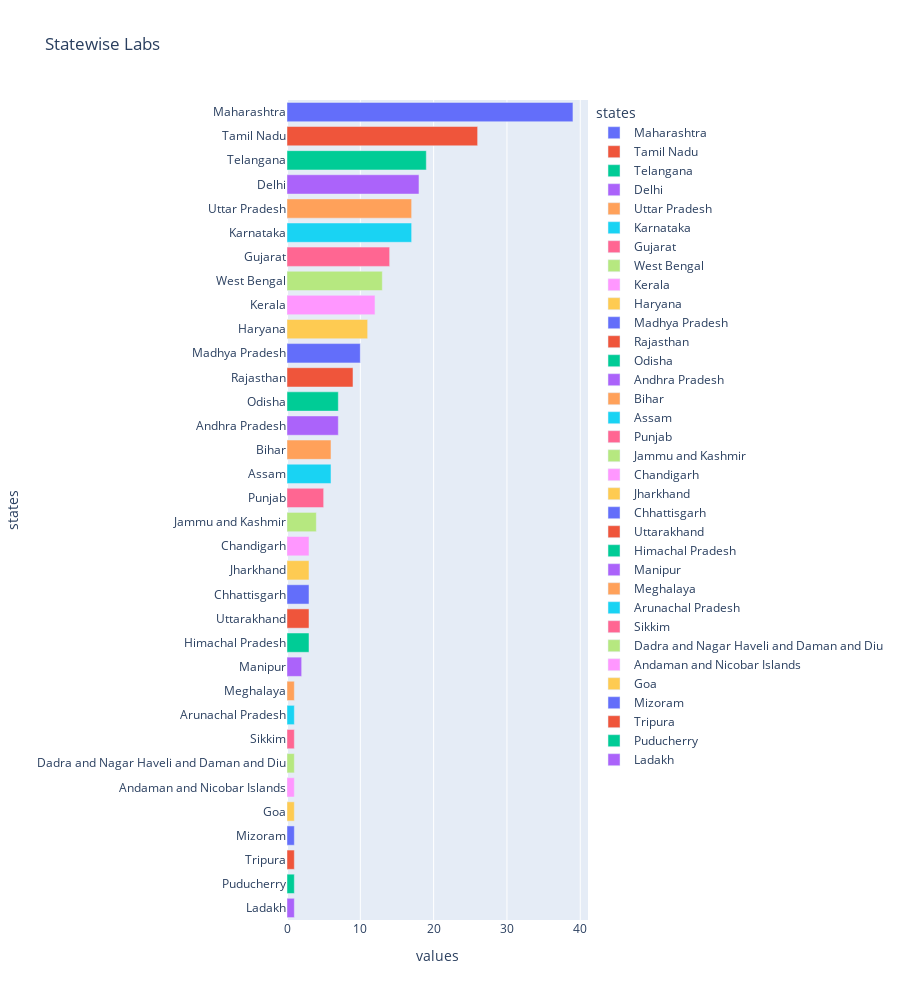

Source (notebook cell):
### Markdown cell above
**Laboratories available for testing in Each of the states**

### Code cell
values = list(ICMR_labs['state'].value_counts())
states = list(ICMR_labs['state'].value_counts().index)
labs = pd.DataFrame(list(zip(values, states)), 
               columns =['values', 'states'])
fig = px.bar(labs, 
             x="values",
             y="states", 
             orientation='h',
             height=1000,
             title='Statewise Labs',
            color='states')
fig.show()

### Figure 1 — Plotly figure (JSON) as saved in the notebook; plotly's stock layout.template omitted (floating-point values rounded to 4 significant figures)
{"data": [{"alignmentgroup": "True", "hovertemplate": "states=%{y}<br>values=%{x}<extra></extra>", "legendgroup": "Maharashtra", "marker": {"color": "#636efa"}, "name": "Maharashtra", "offsetgroup": "Maharashtra", "orientation": "h", "showlegend": true, "textposition": "auto", "type": "bar", "x": [39], "xaxis": "x", "y": ["Maharashtra"], "yaxis": "y"}, {"alignmentgroup": "True", "hovertemplate": "states=%{y}<br>values=%{x}<extra></extra>", "legendgroup": "Tamil Nadu", "marker": {"color": "#EF553B"}, "name": "Tamil Nadu", "offsetgroup": "Tamil Nadu", "orientation": "h", "showlegend": true, "textposition": "auto", "type": "bar", "x": [26], "xaxis": "x", "y": ["Tamil Nadu"], "yaxis": "y"}, {"alignmentgroup": "True", "hovertemplate": "states=%{y}<br>values=%{x}<extra></extra>", "legendgroup": "Telangana", "marker": {"color": "#00cc96"}, "name": "Telangana", "offsetgroup": "Telangana", "orientation": "h", "showlegend": true, "textposition": "auto", "type": "bar", "x": [19], "xaxis": "x", "y": ["Telangana"], "yaxis": "y"}, {"alignmentgroup": "True", "hovertemplate": "states=%{y}<br>values=%{x}<extra></extra>", "legendgroup": "Delhi", "marker": {"color": "#ab63fa"}, "name": "Delhi", "offsetgroup": "Delhi", "orientation": "h", "showlegend": true, "textposition": "auto", "type": "bar", "x": [18], "xaxis": "x", "y": ["Delhi"], "yaxis": "y"}, {"alignmentgroup": "True", "hovertemplate": "states=%{y}<br>values=%{x}<extra></extra>", "legendgroup": "Uttar Pradesh", "marker": {"color": "#FFA15A"}, "name": "Uttar Pradesh", "offsetgroup": "Uttar Pradesh", "orientation": "h", "showlegend": true, "textposition": "auto", "type": "bar", "x": [17], "xaxis": "x", "y": ["Uttar Pradesh"], "yaxis": "y"}, {"alignmentgroup": "True", "hovertemplate": "states=%{y}<br>values=%{x}<extra></extra>", "legendgroup": "Karnataka", "marker": {"color": "#19d3f3"}, "name": "Karnataka", "offsetgroup": "Karnataka", "orientation": "h", "showlegend": true, "textposition": "auto", "type": "bar", "x": [17], "xaxis": "x", "y": ["Karnataka"], "yaxis": "y"}, {"alignmentgroup": "True", "hovertemplate": "states=%{y}<br>values=%{x}<extra></extra>", "legendgroup": "Gujarat", "marker": {"color": "#FF6692"}, "name": "Gujarat", "offsetgroup": "Gujarat", "orientation": "h", "showlegend": true, "textposition": "auto", "type": "bar", "x": [14], "xaxis": "x", "y": ["Gujarat"], "yaxis": "y"}, {"alignmentgroup": "True", "hovertemplate": "states=%{y}<br>values=%{x}<extra></extra>", "legendgroup": "West Bengal", "marker": {"color": "#B6E880"}, "name": "West Bengal", "offsetgroup": "West Bengal", "orientation": "h", "showlegend": true, "textposition": "auto", "type": "bar", "x": [13], "xaxis": "x", "y": ["West Bengal"], "yaxis": "y"}, {"alignmentgroup": "True", "hovertemplate": "states=%{y}<br>values=%{x}<extra></extra>", "legendgroup": "Kerala", "marker": {"color": "#FF97FF"}, "name": "Kerala", "offsetgroup": "Kerala", "orientation": "h", "showlegend": true, "textposition": "auto", "type": "bar", "x": [12], "xaxis": "x", "y": ["Kerala"], "yaxis": "y"}, {"alignmentgroup": "True", "hovertemplate": "states=%{y}<br>values=%{x}<extra></extra>", "legendgroup": "Haryana", "marker": {"color": "#FECB52"}, "name": "Haryana", "offsetgroup": "Haryana", "orientation": "h", "showlegend": true, "textposition": "auto", "type": "bar", "x": [11], "xaxis": "x", "y": ["Haryana"], "yaxis": "y"}, {"alignmentgroup": "True", "hovertemplate": "states=%{y}<br>values=%{x}<extra></extra>", "legendgroup": "Madhya Pradesh", "marker": {"color": "#636efa"}, "name": "Madhya Pradesh", "offsetgroup": "Madhya Pradesh", "orientation": "h", "showlegend": true, "textposition": "auto", "type": "bar", "x": [10], "xaxis": "x", "y": ["Madhya Pradesh"], "yaxis": "y"}, {"alignmentgroup": "True", "hovertemplate": "states=%{y}<br>values=%{x}<extra></extra>", "legendgroup": "Rajasthan", "marker": {"color": "#EF553B"}, "name": "Rajasthan", "offsetgroup": "Rajasthan", "orientation": "h", "showlegend": true, "textposition": "auto", "type": "bar", "x": [9], "xaxis": "x", "y": ["Rajasthan"], "yaxis": "y"}, {"alignmentgroup": "True", "hovertemplate": "states=%{y}<br>values=%{x}<extra></extra>", "legendgroup": "Odisha", "marker": {"color": "#00cc96"}, "name": "Odisha", "offsetgroup": "Odisha", "orientation": "h", "showlegend": true, "textposition": "auto", "type": "bar", "x": [7], "xaxis": "x", "y": ["Odisha"], "yaxis": "y"}, {"alignmentgroup": "True", "hovertemplate": "states=%{y}<br>values=%{x}<extra></extra>", "legendgroup": "Andhra Pradesh", "marker": {"color": "#ab63fa"}, "name": "Andhra Pradesh", "offsetgroup": "Andhra Pradesh", "orientation": "h", "showlegend": true, "textposition": "auto", "type": "bar", "x": [7], "xaxis": "x", "y": ["Andhra Pradesh"], "yaxis": "y"}, {"alignmentgroup": "True", "hovertemplate": "states=%{y}<br>values=%{x}<extra></extra>", "legendgroup": "Bihar", "marker": {"color": "#FFA15A"}, "name": "Bihar", "offsetgroup": "Bihar", "orientation": "h", "showlegend": true, "textposition": "auto", "type": "bar", "x": [6], "xaxis": "x", "y": ["Bihar"], "yaxis": "y"}, {"alignmentgroup": "True", "hovertemplate": "states=%{y}<br>values=%{x}<extra></extra>", "legendgroup": "Assam", "marker": {"color": "#19d3f3"}, "name": "Assam", "offsetgroup": "Assam", "orientation": "h", "showlegend": true, "textposition": "auto", "type": "bar", "x": [6], "xaxis": "x", "y": ["Assam"], "yaxis": "y"}, {"alignmentgroup": "True", "hovertemplate": "states=%{y}<br>values=%{x}<extra></extra>", "legendgroup": "Punjab", "marker": {"color": "#FF6692"}, "name": "Punjab", "offsetgroup": "Punjab", "orientation": "h", "showlegend": true, "textposition": "auto", "type": "bar", "x": [5], "xaxis": "x", "y": ["Punjab"], "yaxis": "y"}, {"alignmentgroup": "True", "hovertemplate": "states=%{y}<br>values=%{x}<extra></extra>", "legendgroup": "Jammu and Kashmir", "marker": {"color": "#B6E880"}, "name": "Jammu and Kashmir", "offsetgroup": "Jammu and Kashmir", "orientation": "h", "showlegend": true, "textposition": "auto", "type": "bar", "x": [4], "xaxis": "x", "y": ["Jammu and Kashmir"], "yaxis": "y"}, {"alignmentgroup": "True", "hovertemplate": "states=%{y}<br>values=%{x}<extra></extra>", "legendgroup": "Chandigarh", "marker": {"color": "#FF97FF"}, "name": "Chandigarh", "offsetgroup": "Chandigarh", "orientation": "h", "showlegend": true, "textposition": "auto", "type": "bar", "x": [3], "xaxis": "x", "y": ["Chandigarh"], "yaxis": "y"}, {"alignmentgroup": "True", "hovertemplate": "states=%{y}<br>values=%{x}<extra></extra>", "legendgroup": "Jharkhand", "marker": {"color": "#FECB52"}, "name": "Jharkhand", "offsetgroup": "Jharkhand", "orientation": "h", "showlegend": true, "textposition": "auto", "type": "bar", "x": [3], "xaxis": "x", "y": ["Jharkhand"], "yaxis": "y"}, {"alignmentgroup": "True", "hovertemplate": "states=%{y}<br>values=%{x}<extra></extra>", "legendgroup": "Chhattisgarh", "marker": {"color": "#636efa"}, "name": "Chhattisgarh", "offsetgroup": "Chhattisgarh", "orientation": "h", "showlegend": true, "textposition": "auto", "type": "bar", "x": [3], "xaxis": "x", "y": ["Chhattisgarh"], "yaxis": "y"}, {"alignmentgroup": "True", "hovertemplate": "states=%{y}<br>values=%{x}<extra></extra>", "legendgroup": "Uttarakhand", "marker": {"color": "#EF553B"}, "name": "Uttarakhand", "offsetgroup": "Uttarakhand", "orientation": "h", "showlegend": true, "textposition": "auto", "type": "bar", "x": [3], "xaxis": "x", "y": ["Uttarakhand"], "yaxis": "y"}, {"alignmentgroup": "True", "hovertemplate": "states=%{y}<br>values=%{x}<extra></extra>", "legendgroup": "Himachal Pradesh", "marker": {"color": "#00cc96"}, "name": "Himachal Pradesh", "offsetgroup": "Himachal Pradesh", "orientation": "h", "showlegend": true, "textposition": "auto", "type": "bar", "x": [3], "xaxis": "x", "y": ["Himachal Pradesh"], "yaxis": "y"}, {"alignmentgroup": "True", "hovertemplate": "states=%{y}<br>values=%{x}<extra></extra>", "legendgroup": "Manipur", "marker": {"color": "#ab63fa"}, "name": "Manipur", "offsetgroup": "Manipur", "orientation": "h", "showlegend": true, "textposition": "auto", "type": "bar", "x": [2], "xaxis": "x", "y": ["Manipur"], "yaxis": "y"}, {"alignmentgroup": "True", "hovertemplate": "states=%{y}<br>values=%{x}<extra></extra>", "legendgroup": "Meghalaya", "marker": {"color": "#FFA15A"}, "name": "Meghalaya", "offsetgroup": "Meghalaya", "orientation": "h", "showlegend": true, "textposition": "auto", "type": "bar", "x": [1], "xaxis": "x", "y": ["Meghalaya"], "yaxis": "y"}, {"alignmentgroup": "True", "hovertemplate": "states=%{y}<br>values=%{x}<extra></extra>", "legendgroup": "Arunachal Pradesh", "marker": {"color": "#19d3f3"}, "name": "Arunachal Pradesh", "offsetgroup": "Arunachal Pradesh", "orientation": "h", "showlegend": true, "textposition": "auto", "type": "bar", "x": [1], "xaxis": "x", "y": ["Arunachal Pradesh"], "yaxis": "y"}, {"alignmentgroup": "True", "hovertemplate": "states=%{y}<br>values=%{x}<extra></extra>", "legendgroup": "Sikkim", "marker": {"color": "#FF6692"}, "name": "Sikkim", "offsetgroup": "Sikkim", "orientation": "h", "showlegend": true, "textposition": "auto", "type": "bar", "x": [1], "xaxis": "x", "y": ["Sikkim"], "yaxis": "y"}, {"alignmentgroup": "True", "hovertemplate": "states=%{y}<br>values=%{x}<extra></extra>", "legendgroup": "Dadra and Nagar Haveli and Daman and Diu", "marker": {"color": "#B6E880"}, "name": "Dadra and Nagar Haveli and Daman and Diu", "offsetgroup": "Dadra and Nagar Haveli and Daman and Diu", "orientation": "h", "showlegend": true, "textposition": "auto", "type": "bar", "x": [1], "xaxis": "x", "y": ["Dadra and Nagar Haveli and Daman and Diu"], "yaxis": "y"}, {"alignmentgroup": "True", "hovertemplate": "states=%{y}<br>values=%{x}<extra></extra>", "legendgroup": "Andaman and Nicobar Islands", "marker": {"color": "#FF97FF"}, "name": "Andaman and Nicobar Islands", "offsetgroup": "Andaman and Nicobar Islands", "orientation": "h", "showlegend": true, "textposition": "auto", "type": "bar", "x": [1], "xaxis": "x", "y": ["Andaman and Nicobar Islands"], "yaxis": "y"}, {"alignmentgroup": "True", "hovertemplate": "states=%{y}<br>values=%{x}<extra></extra>", "legendgroup": "Goa", "marker": {"color": "#FECB52"}, "name": "Goa", "offsetgroup": "Goa", "orientation": "h", "showlegend": true, "textposition": "auto", "type": "bar", "x": [1], "xaxis": "x", "y": ["Goa"], "yaxis": "y"}, {"alignmentgroup": "True", "hovertemplate": "states=%{y}<br>values=%{x}<extra></extra>", "legendgroup": "Mizoram", "marker": {"color": "#636efa"}, "name": "Mizoram", "offsetgroup": "Mizoram", "orientation": "h", "showlegend": true, "textposition": "auto", "type": "bar", "x": [1], "xaxis": "x", "y": ["Mizoram"], "yaxis": "y"}, {"alignmentgroup": "True", "hovertemplate": "states=%{y}<br>values=%{x}<extra></extra>", "legendgroup": "Tripura", "marker": {"color": "#EF553B"}, "name": "Tripura", "offsetgroup": "Tripura", "orientation": "h", "showlegend": true, "textposition": "auto", "type": "bar", "x": [1], "xaxis": "x", "y": ["Tripura"], "yaxis": "y"}, {"alignmentgroup": "True", "hovertemplate": "states=%{y}<br>values=%{x}<extra></extra>", "legendgroup": "Puducherry", "marker": {"color": "#00cc96"}, "name": "Puducherry", "offsetgroup": "Puducherry", "orientation": "h", "showlegend": true, "textposition": "auto", "type": "bar", "x": [1], "xaxis": "x", "y": ["Puducherry"], "yaxis": "y"}, {"alignmentgroup": "True", "hovertemplate": "states=%{y}<br>values=%{x}<extra></extra>", "legendgroup": "Ladakh", "marker": {"color": "#ab63fa"}, "name": "Ladakh", "offsetgroup": "Ladakh", "orientation": "h", "showlegend": true, "textposition": "auto", "type": "bar", "x": [1], "xaxis": "x", "y": ["Ladakh"], "yaxis": "y"}], "layout": {"barmode": "relative", "height": 1000, "legend": {"title": {"text": "states"}, "tracegroupgap": 0}, "title": {"text": "Statewise Labs"}, "xaxis": {"anchor": "y", "domain": [0, 1], "title": {"text": "values"}}, "yaxis": {"anchor": "x", "categoryarray": ["Ladakh", "Puducherry", "Tripura", "Mizoram", "Goa", "Andaman and Nicobar Islands", "Dadra and Nagar Haveli and Daman and Diu", "Sikkim", "Arunachal Pradesh", "Meghalaya", "Manipur", "Himachal Pradesh", "Uttarakhand", "Chhattisgarh", "Jharkhand", "Chandigarh", "Jammu and Kashmir", "Punjab", "Assam", "Bihar", "Andhra Pradesh", "Odisha", "Rajasthan", "Madhya Pradesh", "Haryana", "Kerala", "West Bengal", "Gujarat", "Karnataka", "Uttar Pradesh", "Delhi", "Telangana", "Tamil Nadu", "Maharashtra"], "categoryorder": "array", "domain": [0, 1], "title": {"text": "states"}}}}
